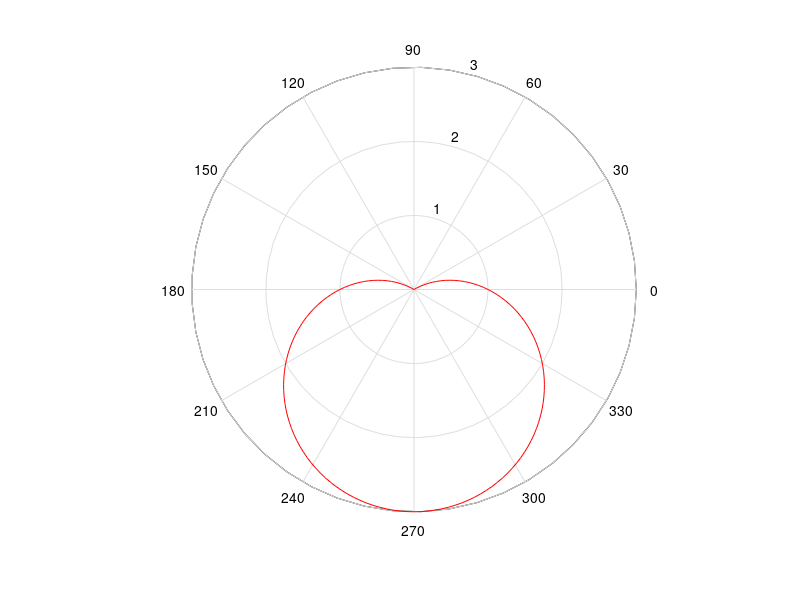

Reproduce this figure in MATLAB.
%  Bernoulli Lemniscata

phi = 0:pi/100:2*pi;
r = sqrt(cos(2*phi));
r = max(0, r);
polar(phi, r, '-r');

% Pascal's snail
phi = 0:pi/100:2*pi;
r = 1-2*sin(phi);
r = max(0, r);
polar(phi, r, '-r');
